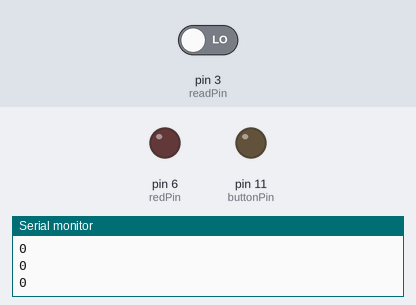
The sketch below on a simulated Arduino Uno, built with avr-gcc and run on an emulated ATmega328P. On the bench: output pins drawn as LEDs (lit = HIGH), the last lines printed to the serial monitor. The test bench sets the inputs (shaded band); at power-on: pin 3 (readPin) LOW.

Above: at 1.2 s.
1.3 s: pin 3 (readPin) driven HIGH
At 1.9 s:
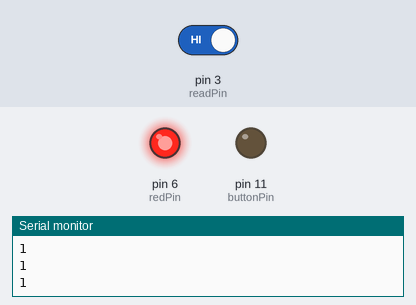
Timing chart, 0 to 4.3 s (numbered marks = the images above; inputs shaded):
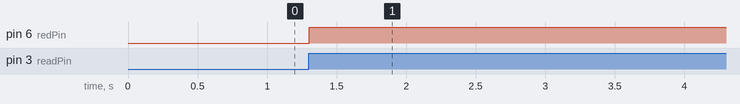

The sketch:

009-ToggleButton.ino
```cpp
int readPin=3;
int buttonPin=11;
int redPin=6;
int buttonState=0;
int newL;
int old=1;
int wait=100;

void setup() {
  // put your setup code here, to run once:
  pinMode(buttonPin, OUTPUT);
  pinMode(redPin, OUTPUT);
  pinMode(readPin, INPUT);
  Serial.begin(9600);
}

void loop() {
  // put your main code here, to run repeatedly:
  newL=digitalRead(readPin);
  Serial.println(newL);
  if(old==0 && newL==1)  {
    if (buttonState==0) {
      digitalWrite(redPin, HIGH);
      buttonState=1;
    }
    else{
      digitalWrite(redPin, LOW);
      buttonState=0;
    }
  }
  old=newL;
  delay(wait);
}
```

Measured:
- after the input at 1.3 s, pin 6 (redPin): LOW → HIGH at once
